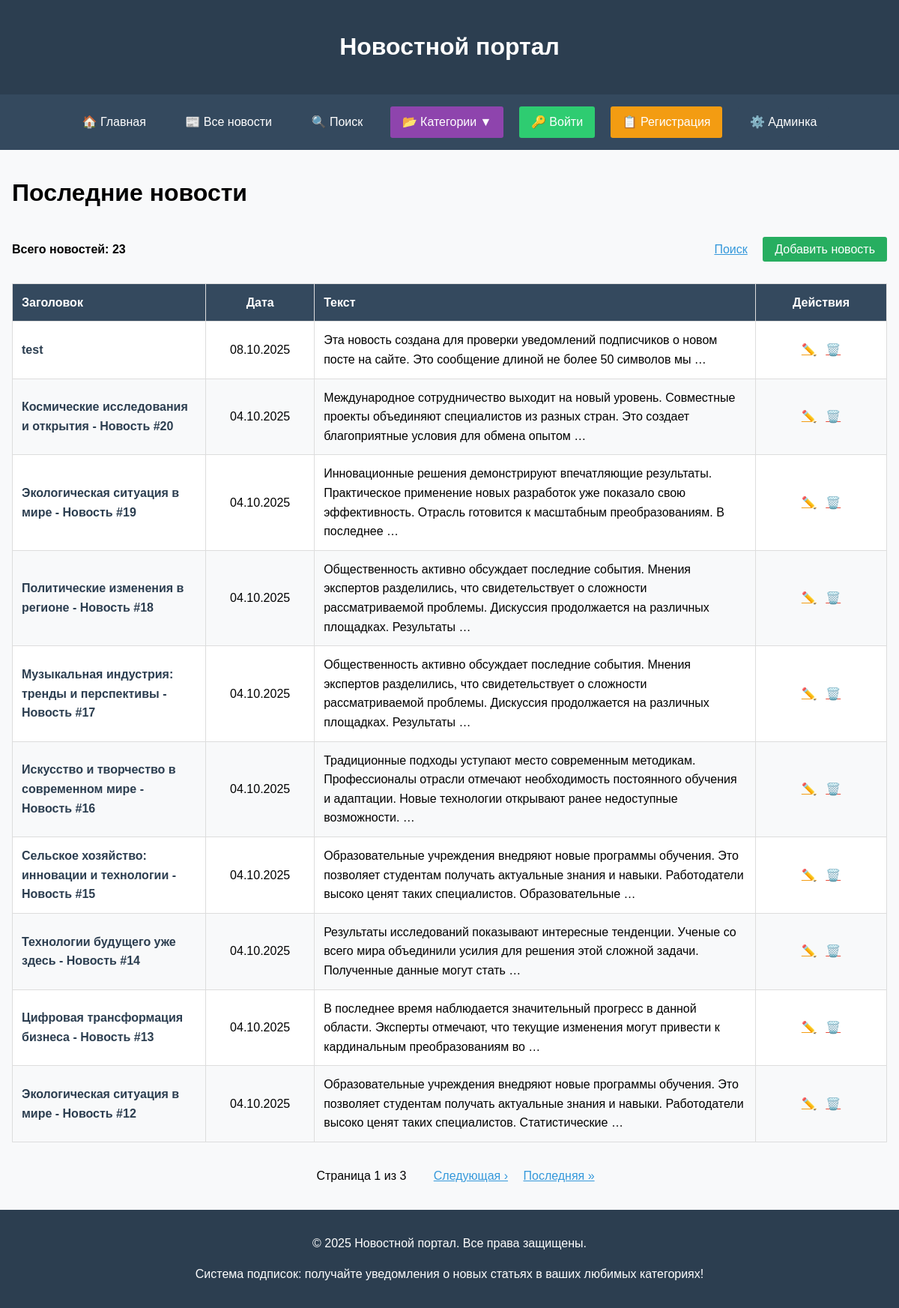
Page /news/ on the committed database.
### news/models.py (models this page shows, shortened)
class Post(models.Model):
    ARTICLE = 'AR'
    NEWS = 'NW'
    POST_TYPES = [
        (ARTICLE, 'Статья'),
        (NEWS, 'Новость'),
    ]
    author = models.ForeignKey(Author, on_delete=models.CASCADE)
    post_type = models.CharField(max_length=2, choices=POST_TYPES, default=ARTICLE)
    categories = models.ManyToManyField(Category, through='PostCategory')
    title = models.CharField(max_length=255)
    content = models.TextField()
    rating = models.IntegerField(default=0)
    created_at = models.DateTimeField(auto_now_add=True)
    updated_at = models.DateTimeField(auto_now=True)
    notifications_sent = models.BooleanField(default=False)
    class Meta:
        ordering = ['-created_at']  # Сортировка по умолчанию - новые сначала

### news/views.py (the view)
# urls.py: path('news/', views.NewsList.as_view(), name='news_list'),
class NewsList(ListView):
    model = Post
    template_name = 'news/news_list.html'
    context_object_name = 'news_list'
    paginate_by = 10
    def get_queryset(self):
        return Post.objects.filter(post_type=Post.NEWS).select_related(
            'author__user'
        ).prefetch_related('categories').order_by('-created_at')
    def get_context_data(self, **kwargs):
        context = super().get_context_data(**kwargs)
        context['categories'] = Category.objects.annotate(
            posts_count=Count('post')
        )
        context['total_news'] = Post.objects.filter(post_type=Post.NEWS).count()
        logger.info(
            f"📰 Страница новостей: {context['news_list'].count()} новостей, {context['categories'].count()} категорий")
        return context

### news/templatetags/custom_filters.py (called while the page is built)
@register.filter(name='censor')
def censor(value):
    if not isinstance(value, str):
        return value
    censored_text = value
    for word in UNWANTED_WORDS:
        pattern = re.compile(re.escape(word), re.IGNORECASE)
        censored_text = pattern.sub(
            lambda match: match.group()[0] + '*' * (len(match.group()) - 1),
            censored_text
        )
    return censored_text

### news/templates/news/news_list.html (shortened to what this page needs)
{% extends 'default.html' %}
{% load custom_filters %}
{% block content %}
<h1>Последние новости</h1>
<div style="display: flex; justify-content: space-between; align-items: center; margin-bottom: 1rem;">
    <p><strong>Всего новостей: {{ paginator.count }}</strong></p>
    <div>
        <a href="{% url 'news_search' %}" style="margin-right: 1rem; color: #3498db;">Поиск</a>
        <a href="{% url 'news_create' %}" style="background: #27ae60; color: white; padding: 0.5rem 1rem; text-decoration: none; border-radius: 3px;">Добавить новость</a>
    </div>
</div>
{% if news_list %}
    <table style="width: 100%; border-collapse: collapse; margin-top: 1rem;">
        <thead>
            <tr style="background-color: #34495e; color: white;">
                <th style="padding: 12px; text-align: left; border: 1px solid #ddd;">Заголовок</th>
                <th style="padding: 12px; text-align: center; border: 1px solid #ddd; width: 120px;">Дата</th>
                <th style="padding: 12px; text-align: left; border: 1px solid #ddd;">Текст</th>
                <th style="padding: 12px; text-align: center; border: 1px solid #ddd; width: 150px;">Действия</th>
            </tr>
        </thead>
        <tbody>
            {% for news in news_list %}
            <tr style="background-color: {% if forloop.counter|divisibleby:2 %}#f8f9fa{% else %}white{% endif %};">
                <td style="padding: 12px; border: 1px solid #ddd;">
                    <a href="{% url 'news_detail' news.id %}" style="text-decoration: none; color: #2c3e50; font-weight: bold;">
                        {{ news.title|censor }}
                    </a>
                </td>
                <td style="padding: 12px; border: 1px solid #ddd; text-align: center;">
                    {{ news.created_at|date:"d.m.Y" }}
                </td>
                <td style="padding: 12px; border: 1px solid #ddd;">
                    {{ news.content|truncatewords:20|censor }}
                </td>
                <td style="padding: 12px; border: 1px solid #ddd; text-align: center;">
                    <a href="{% url 'news_edit' news.id %}" style="color: #f39c12; margin-right: 0.5rem;">✏️</a>
                    <a href="{% url 'news_delete' news.id %}" style="color: #e74c3c;">🗑️</a>
                </td>
            </tr>
            {% endfor %}
        </tbody>
    </table>
    <div style="margin-top: 2rem; text-align: center;">
        <span style="margin: 0 1rem;">
            Страница {{ page_obj.number }} из {{ page_obj.paginator.num_pages }}
        </span>
        {% if page_obj.has_next %}
            <a href="?page={{ page_obj.next_page_number }}" style="margin-left: 1rem; color: #3498db;">Следующая ›</a>
            <a href="?page={{ page_obj.paginator.num_pages }}" style="margin-left: 1rem; color: #3498db;">Последняя »</a>
        {% endif %}
    </div>
{% else %}
    <div style="text-align: center; padding: 2rem; background-color: #f8f9fa; border-radius: 5px; margin-top: 1rem;">
        <p>Новостей пока нет.</p>
        <p><a href="{% url 'news_create' %}" style="color: #3498db;">Добавить первую новость</a></p>
    </div>
{% endif %}
{% endblock %}

### templates/default.html (style rules this page uses)
body { font-family: Arial, sans-serif; margin: 0; padding: 0; line-height: 1.6; background-color: #f8f9fa; }

### rows in the picture
Post: title|censor "test", created_at "08.10.2025", content|censor "Эта новость создана для проверки уведомлений подписчиков о новом посте на сайте. Это сообщение длиной не более 50 символов мы …"
Post: title|censor "Космические исследования и открытия - Новость #20", created_at "04.10.2025", content|censor "Международное сотрудничество выходит на новый уровень. Совместные проекты объединяют специалистов из разных стран. Это создает благоприятные условия для обмена опытом …"
Post: title|censor "Экологическая ситуация в мире - Новость #19", created_at "04.10.2025", content|censor "Инновационные решения демонстрируют впечатляющие результаты. Практическое применение новых разработок уже показало свою эффективность. Отрасль готовится к масштабным преобразованиям. В последнее …"
Post: title|censor "Политические изменения в регионе - Новость #18", created_at "04.10.2025", content|censor "Общественность активно обсуждает последние события. Мнения экспертов разделились, что свидетельствует о сложности рассматриваемой проблемы. Дискуссия продолжается на различных площадках. Результаты …"
Post: title|censor "Музыкальная индустрия: тренды и перспективы - Новость #17", created_at "04.10.2025", content|censor "Общественность активно обсуждает последние события. Мнения экспертов разделились, что свидетельствует о сложности рассматриваемой проблемы. Дискуссия продолжается на различных площадках. Результаты …"
Post: title|censor "Искусство и творчество в современном мире - Новость #16", created_at "04.10.2025", content|censor "Традиционные подходы уступают место современным методикам. Профессионалы отрасли отмечают необходимость постоянного обучения и адаптации. Новые технологии открывают ранее недоступные возможности. …"
Post: title|censor "Сельское хозяйство: инновации и технологии - Новость #15", created_at "04.10.2025", content|censor "Образовательные учреждения внедряют новые программы обучения. Это позволяет студентам получать актуальные знания и навыки. Работодатели высоко ценят таких специалистов. Образовательные …"
Post: title|censor "Технологии будущего уже здесь - Новость #14", created_at "04.10.2025", content|censor "Результаты исследований показывают интересные тенденции. Ученые со всего мира объединили усилия для решения этой сложной задачи. Полученные данные могут стать …"
Post: title|censor "Цифровая трансформация бизнеса - Новость #13", created_at "04.10.2025", content|censor "В последнее время наблюдается значительный прогресс в данной области. Эксперты отмечают, что текущие изменения могут привести к кардинальным преобразованиям во …"
Post: title|censor "Экологическая ситуация в мире - Новость #12", created_at "04.10.2025", content|censor "Образовательные учреждения внедряют новые программы обучения. Это позволяет студентам получать актуальные знания и навыки. Работодатели высоко ценят таких специалистов. Статистические …"

### other values in the picture
{{ paginator.count }} "23"
{{ page_obj.number }} "1"
{{ page_obj.paginator.num_pages }} "3"
